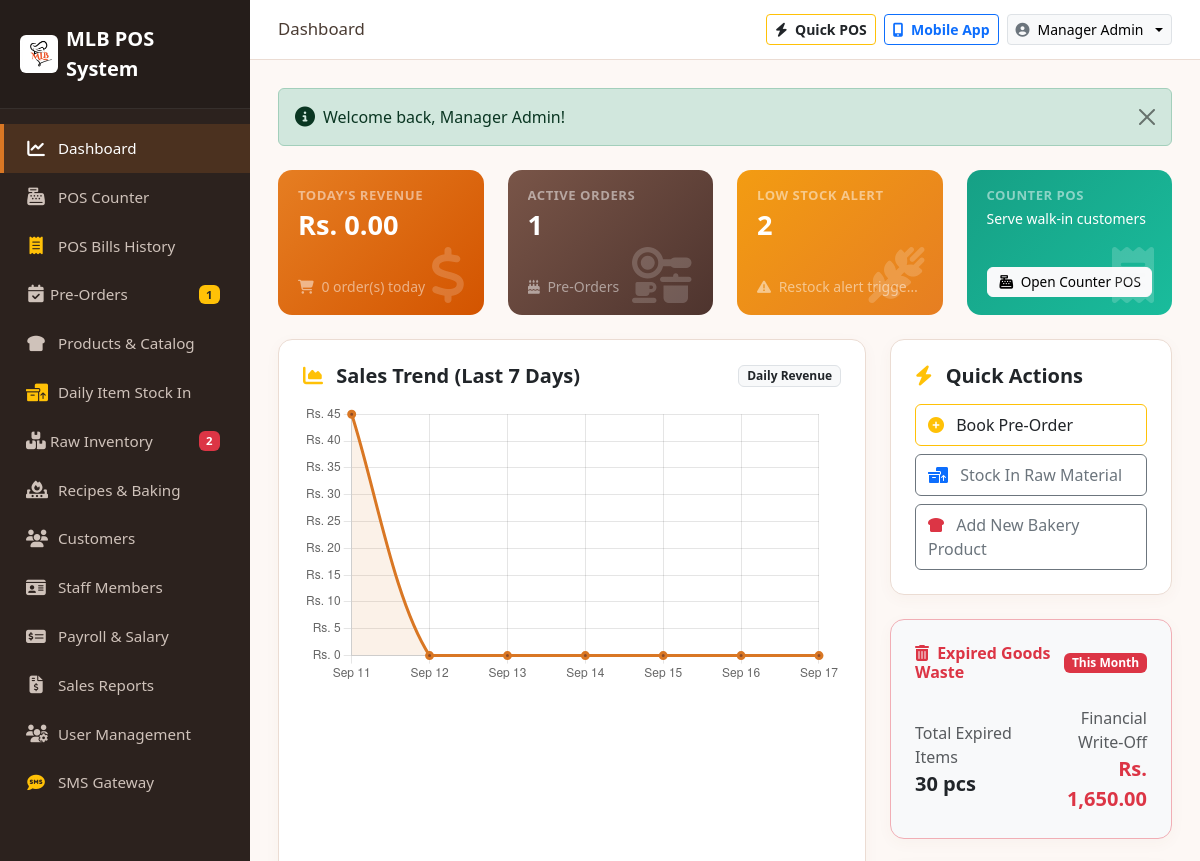
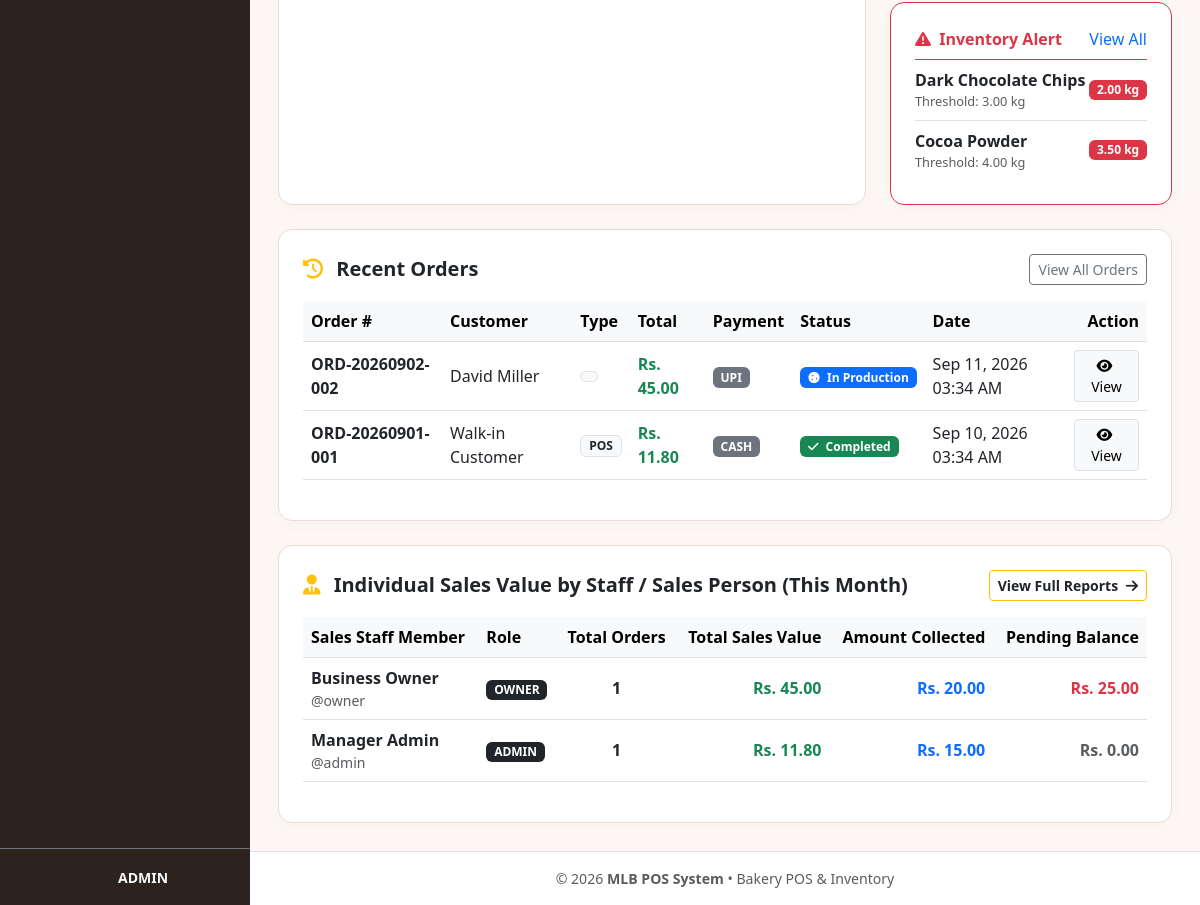
/modules/dashboard/index.php (signed in), run on the app's committed database (2 pictures, top to bottom).
### tables this page shows
CREATE TABLE IF NOT EXISTS `ingredients` (
  `id` INT AUTO_INCREMENT PRIMARY KEY,
  `name` VARCHAR(100) NOT NULL,
  `unit` VARCHAR(20) NOT NULL DEFAULT 'kg',
  `current_stock` DECIMAL(10,2) NOT NULL DEFAULT 0.00,
  `min_stock_alert` DECIMAL(10,2) NOT NULL DEFAULT 5.00,
  `cost_per_unit` DECIMAL(10,2) NOT NULL DEFAULT 0.00,
  `created_at` TIMESTAMP DEFAULT CURRENT_TIMESTAMP
);

CREATE TABLE IF NOT EXISTS `orders` (
  `id` INT AUTO_INCREMENT PRIMARY KEY,
  `order_number` VARCHAR(50) NOT NULL UNIQUE,
  `customer_id` INT DEFAULT NULL,
  `order_type` ENUM('pos', 'preorder') NOT NULL DEFAULT 'preorder',
  `subtotal` DECIMAL(10,2) NOT NULL DEFAULT 0.00,
  `discount` DECIMAL(10,2) NOT NULL DEFAULT 0.00,
  `tax` DECIMAL(10,2) NOT NULL DEFAULT 0.00,
  `total_amount` DECIMAL(10,2) NOT NULL DEFAULT 0.00,
  `paid_amount` DECIMAL(10,2) NOT NULL DEFAULT 0.00,
  `change_amount` DECIMAL(10,2) NOT NULL DEFAULT 0.00,
  `payment_method` ENUM('cash', 'card', 'upi', 'online') NOT NULL DEFAULT 'cash',
  `payment_status` ENUM('paid', 'partial', 'unpaid') NOT NULL DEFAULT 'paid',
  `order_status` ENUM('pending', 'in_production', 'ready', 'completed', 'cancelled') NOT NULL DEFAULT 'completed',
  `delivery_date` DATETIME DEFAULT NULL,
  `custom_notes` TEXT DEFAULT NULL,
  `created_by` INT NOT NULL,
  `created_at` TIMESTAMP DEFAULT CURRENT_TIMESTAMP,
  FOREIGN KEY (`customer_id`) REFERENCES `customers`(`id`) ON DELETE SET NULL,
  FOREIGN KEY (`created_by`) REFERENCES `users`(`id`) ON DELETE CASCADE
);

CREATE TABLE IF NOT EXISTS `customers` (
  `id` INT AUTO_INCREMENT PRIMARY KEY,
  `title` VARCHAR(20) DEFAULT 'Mr.',
  `profile_picture` VARCHAR(255) DEFAULT 'default_avatar.png',
  `name` VARCHAR(100) NOT NULL,
  `phone` VARCHAR(30) DEFAULT NULL,
  `nic` VARCHAR(30) DEFAULT NULL,
  `email` VARCHAR(100) DEFAULT NULL,
  `address` TEXT DEFAULT NULL,
  `credit_limit` DECIMAL(10,2) DEFAULT 0.00,
  `credit_period` VARCHAR(50) DEFAULT '30 Days',
  `opening_balance` DECIMAL(10,2) DEFAULT 0.00,
  `branch` VARCHAR(100) DEFAULT 'Main Branch',
  `vat_enabled` TINYINT(1) DEFAULT 0,
  `vat_number` VARCHAR(50) DEFAULT NULL,
  `special_discount` DECIMAL(5,2) DEFAULT 0.00,
  `discount_biscuits` DECIMAL(5,2) DEFAULT 0.00,
  `discount_other` DECIMAL(5,2) DEFAULT 0.00,
  `notes` TEXT DEFAULT NULL,
  `created_at` TIMESTAMP DEFAULT CURRENT_TIMESTAMP
);

### modules/dashboard/index.php (the view, shortened to what the rows shown need)
<?php
require_once __DIR__ . '/../../includes/header.php';
$db = getDB();
$isSalesPerson = (getCurrentUserRole() === 'sales_person');
$userId = getCurrentUserId();
$stmtLowStock = $db->query("SELECT * FROM ingredients WHERE current_stock <= min_stock_alert ORDER BY current_stock ASC LIMIT 5");
$lowStockItems = $stmtLowStock->fetchAll();
$lowStockCount = count($lowStockItems);
if ($isSalesPerson) {
    $stmtRecent = $db->prepare("SELECT o.*, c.name as customer_name FROM orders o LEFT JOIN customers c ON o.customer_id = c.id WHERE o.created_by = ? ORDER BY o.id DESC LIMIT 5");
    $stmtRecent->execute([$userId]);
} else {
    $stmtRecent = $db->query("SELECT o.*, c.name as customer_name FROM orders o LEFT JOIN customers c ON o.customer_id = c.id ORDER BY o.id DESC LIMIT 5");
}
$recentOrders = $stmtRecent->fetchAll();
if ($isSalesPerson) {
    $stmtChart = $db->prepare("
        SELECT DATE_FORMAT(created_at, '%b %d') as order_date, COALESCE(SUM(total_amount), 0) as daily_total
        FROM orders
        WHERE created_at >= DATE_SUB(CURDATE(), INTERVAL 6 DAY) AND order_status != 'cancelled' AND created_by = ?
        GROUP BY DATE(created_at)
        ORDER BY DATE(created_at) ASC
    ");
    $stmtChart->execute([$userId]);
} else {
    $stmtChart = $db->query("
        SELECT DATE_FORMAT(created_at, '%b %d') as order_date, COALESCE(SUM(total_amount), 0) as daily_total
        FROM orders
        WHERE created_at >= DATE_SUB(CURDATE(), INTERVAL 6 DAY) AND order_status != 'cancelled'
        GROUP BY DATE(created_at)
        ORDER BY DATE(created_at) ASC
    ");
}
$chartRawData = $stmtChart->fetchAll();
$staffSalesPerformance = [];
if (!$isSalesPerson) {
    $stmtStaffPerf = $db->query("
        SELECT
            u.full_name,
            u.username,
            u.role,
            COUNT(o.id) as total_orders,
            COALESCE(SUM(o.total_amount), 0) as net_sales,
            COALESCE(SUM(o.paid_amount), 0) as total_collected
        FROM users u
        JOIN orders o ON o.created_by = u.id
        WHERE MONTH(o.created_at) = MONTH(CURDATE())
          AND YEAR(o.created_at) = YEAR(CURDATE())
          AND o.order_status != 'cancelled'
        GROUP BY u.id
        ORDER BY net_sales DESC
    ");
    $staffSalesPerformance = $stmtStaffPerf->fetchAll();
}
$chartLabels = [];
$chartValues = [];
for ($i = 6; $i >= 0; $i--) {
    $chartLabels[] = date('M d', strtotime("-$i days"));
    $chartValues[] = 0;
}
foreach ($chartRawData as $row) {
    $idx = array_search($row['order_date'], $chartLabels);
    if ($idx !== false) {
        $chartValues[$idx] = (float)$row['daily_total'];
    }
}
?>
<div class="row g-4">
    <div class="col-lg-4">
        <?php if ($lowStockCount > 0): ?>
        <div class="card card-bakery p-4 border-danger">
            <ul class="list-group list-group-flush text-sm">
                <?php foreach ($lowStockItems as $item): ?>
                    <li class="list-group-item px-0 d-flex justify-content-between align-items-center">
                        <div>
                            <strong><?php echo htmlspecialchars($item['name']); ?></strong>
                            <div class="text-muted" style="font-size: 0.8rem;">Threshold: <?php echo $item['min_stock_alert'] . ' ' . $item['unit']; ?></div>
                        </div>
                        <span class="badge bg-danger"><?php echo $item['current_stock'] . ' ' . $item['unit']; ?></span>
                    </li>
                <?php endforeach; ?>
            </ul>
        </div>
        <?php endif; ?>
    </div>
</div>
<div class="row mt-4">
    <div class="col-12">
        <div class="card card-bakery p-4">
            <div class="table-responsive">
                <table class="table table-hover align-middle">
                    <thead class="table-light">
                        <tr>
                            <th>Order #</th>
                            <th>Customer</th>
                            <th>Type</th>
                            <th>Total</th>
                            <th>Payment</th>
                            <th>Status</th>
                            <th>Date</th>
                            <th class="text-end">Action</th>
                        </tr>
                    </thead>
                    <tbody>
                        <?php if (empty($recentOrders)): ?>
                            <tr><td colspan="8" class="text-center text-muted py-4">No orders placed yet.</td></tr>
                        <?php else: ?>
                            <?php foreach ($recentOrders as $order): ?>
                                <tr>
                                    <td><strong class="text-dark"><?php echo htmlspecialchars($order['order_number']); ?></strong></td>
                                    <td><?php echo htmlspecialchars($order['customer_name'] ?? 'Walk-in'); ?></td>
                                    <td>
                                        <span class="badge bg-light text-dark border">
                                            <?php echo strtoupper(str_replace('_', ' ', $order['order_type'])); ?>
                                        </span>
                                    </td>
                                    <td><strong class="text-success"><?php echo formatMoney($order['total_amount']); ?></strong></td>
                                    <td>
                                        <span class="badge bg-secondary text-uppercase"><?php echo $order['payment_method']; ?></span>
                                    </td>
                                    <td><?php echo getStatusBadge($order['order_status']); ?></td>
                                    <td><?php echo formatDateTime($order['created_at']); ?></td>
                                    <td class="text-end">
                                        <a href="<?php echo BASE_URL; ?>modules/orders/view.php?id=<?php echo $order['id']; ?>" class="btn btn-sm btn-light border">
                                            <i class="fa-solid fa-eye me-1"></i> View
                                        </a>
                                    </td>
                                </tr>
                            <?php endforeach; ?>
                        <?php endif; ?>
                    </tbody>
                </table>
            </div>
        </div>
    </div>
</div>
<?php if (!$isSalesPerson && !empty($staffSalesPerformance)): ?>
<div class="row mt-4">
    <div class="col-12">
        <div class="card card-bakery p-4">
            <div class="table-responsive">
                <table class="table table-hover align-middle">
                    <thead class="table-light">
                        <tr>
                            <th>Sales Staff Member</th>
                            <th>Role</th>
                            <th class="text-center">Total Orders</th>
                            <th class="text-end">Total Sales Value</th>
                            <th class="text-end">Amount Collected</th>
                            <th class="text-end">Pending Balance</th>
                        </tr>
                    </thead>
                </table>
            </div>
        </div>
    </div>
</div>
<?php endif; ?>
<script>
document.addEventListener('DOMContentLoaded', function() {
    const ctx = document.getElementById('salesChart').getContext('2d');
    new Chart(ctx, {
        type: 'line',
        data: {
            labels: <?php echo json_encode($chartLabels); ?>,
            datasets: [{
                label: 'Sales (LKR)',
                data: <?php echo json_encode($chartValues); ?>,
                borderColor: '#d97724',
                backgroundColor: 'rgba(217, 119, 36, 0.1)',
                fill: true,
                tension: 0.3,
                borderWidth: 3,
                pointBackgroundColor: '#8c4a27'
            }]
        },
        options: {
            responsive: true,
            maintainAspectRatio: false,
            plugins: {
                legend: { display: false }
            },
            scales: {
                y: {
                    beginAtZero: true,
                    ticks: {
                        callback: function(value) { return 'Rs. ' + value; }
                    }
                }
            }
        }
    });
});
</script>
<?php require_once __DIR__ . '/../../includes/footer.php'; ?>

### includes/functions.php (shortened to what the rows shown need)
<?php
function formatMoney($amount, $currency = 'Rs. ') {
    return $currency . number_format((float)$amount, 2, '.', ',');
}
function formatDateTime($dateStr) {
    return date('M d, Y h:i A', strtotime($dateStr));
}
function getStatusBadge($status) {
    switch (strtolower($status)) {
        case 'completed':
        case 'paid':
        case 'active':
            return '<span class="badge bg-success"><i class="fa-solid fa-check me-1"></i> ' . ucfirst($status) . '</span>';
        case 'in_production':
        case 'partial':
            return '<span class="badge bg-primary"><i class="fa-solid fa-cookie me-1"></i> In Production</span>';
    }
}

### data on the page
ingredients: name "Dark Chocolate Chips", min_stock_alert "3.00", unit "kg", current_stock "2.00"
ingredients: name "Cocoa Powder", min_stock_alert "4.00", unit "kg", current_stock "3.50"
orders: order_number "ORD-20260902-002", customer.name "David Miller", total_amount "Rs. 45.00", payment_method "UPI", order_status "in_production" (drawn), created_at "Sep 11, 2026 03:34 AM"
orders: order_number "ORD-20260901-001", customer.name "Walk-in Customer", order_type "POS", total_amount "Rs. 11.80", payment_method "CASH", order_status "Completed", created_at "Sep 10, 2026 03:34 AM"

### other printed values
$pendingOrdersBadge "1"
$lowStockBadge "2"
str_replace('_', ' ', getCurrentUserRole()) "ADMIN"
$currentDir "Dashboard"
getCurrentUserName() "Manager Admin"
$_SESSION['flash_' . $key] "Welcome back, Manager Admin!"
formatMoney($todaySales) "Rs. 0.00"
$todayOrders "0"
$pendingCount "1"
$lowStockCount "2"
$wasteQty "30"
formatMoney($wasteVal) "Rs. 1,650.00"
$sp['full_name'] "Business Owner"
$sp['username'] "owner"
str_replace('_', ' ', $sp['role']) "OWNER"
